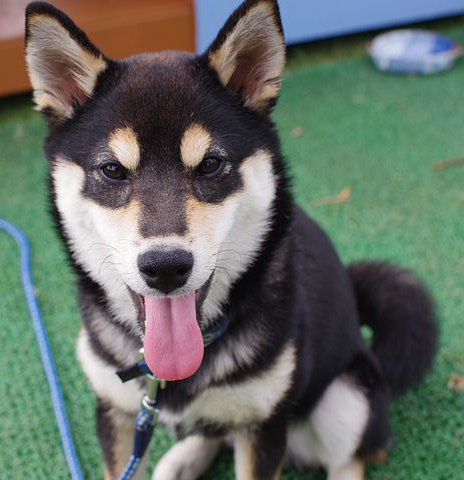
#> input picture Zadanie9/black_shiba.png, 464 x 480 px
$ python shiba_black.py
#> lines starting #> are read from the running program, lines starting #| are printed output that depends on the picture
import numpy as np
import cv2 as cv
import matplotlib.pyplot as plt


if __name__ == '__main__':
    training_original = cv.imread('black_shiba.png', 0)
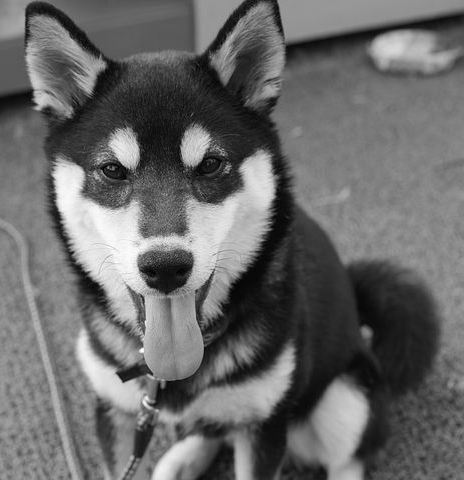
#> training_original: shape (480, 464); min 0, max 255, mean 104.7
    training_brgTOrgb = cv.cvtColor(training_original, cv.COLOR_BGR2RGB)

    test_original = cv.imread('black_shiba_blocked.png', 0)
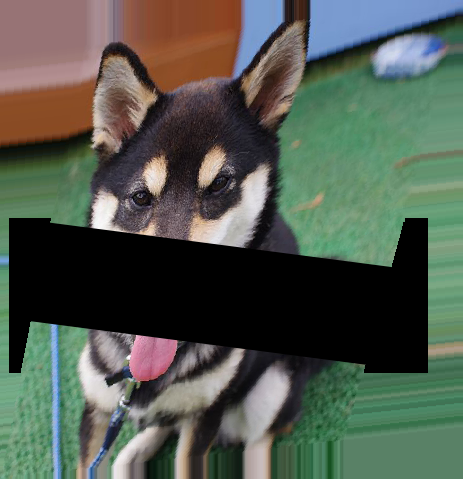
#> input picture Zadanie9/black_shiba_blocked.png, 463 x 479 px
#> test_original: shape (479, 463); min 0, max 254, mean 85.8
    test_brgTOrgb = cv.cvtColor(test_original, cv.COLOR_BGR2RGB)


    test_brgTOrgb = cv.pyrDown(test_brgTOrgb)
#> test_brgTOrgb: shape (240, 232, 3)
    test_brgTOrgb = cv.pyrDown(test_brgTOrgb)
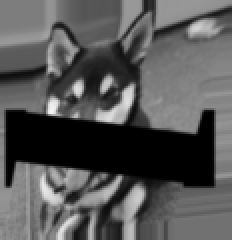
#> test_brgTOrgb: shape (120, 116, 3) (shown 2 times larger); min 0, max 243, mean 86

    # [6 lines of commented-out code are left out]

    fx, plots = plt.subplots(1, 2, figsize=(20, 10))
    plots[0].set_title("Training Image")
    plots[0].imshow(training_brgTOrgb)
    plots[1].set_title("Testing Image")
    plots[1].imshow(test_brgTOrgb)
    plt.show()
    #########################################################
    sift = cv.SIFT_create(800)

    train_keypoints, train_descriptor = sift.detectAndCompute(training_original, None)
#> train_keypoints = 627 keypoints; strongest (x, y, size): (124, 147, 20.5), (195, 145, 20.7), (344, 412, 33.5), (258, 174, 22.7)

    test_keypoints, test_descriptor = sift.detectAndCompute(test_original, None)
#> test_keypoints = 517 keypoints; strongest (x, y, size): (104, 214, 20.7), (154, 175, 17.4), (212, 165, 17.2), (226, 230, 27.4)
    #########################################################
    keypoints_without_size = np.copy(training_brgTOrgb)
    keypoints_with_size = np.copy(training_brgTOrgb)

    cv.drawKeypoints(training_brgTOrgb, train_keypoints, keypoints_without_size, color=(0, 255, 0))
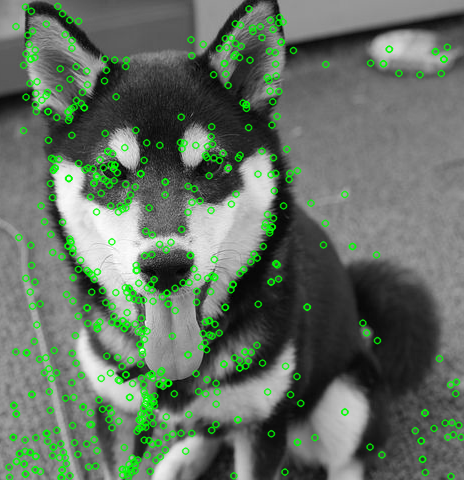
#> keypoints_without_size: shape (480, 464, 3); mean R, G, B 98.8, 112.6, 98.8
    cv.drawKeypoints(training_brgTOrgb, train_keypoints, keypoints_with_size, flags=cv.DRAW_MATCHES_FLAGS_DRAW_RICH_KEYPOINTS)
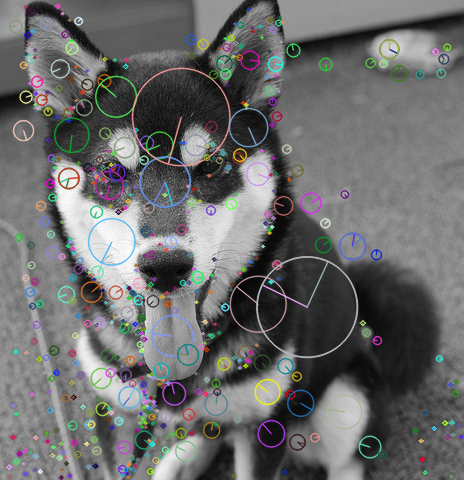
#> keypoints_with_size: shape (480, 464, 3); mean R, G, B 106.4, 107, 106.9

    fx, plots = plt.subplots(1, 2, figsize=(20, 10))
    plots[0].set_title("Train keypoints With Size")
    plots[0].imshow(keypoints_with_size, cmap='gray')
    plots[1].set_title("Train keypoints Without Size")
    plots[1].imshow(keypoints_without_size, cmap='gray')
    plt.show()

    print("Number of Keypoints Detected In The Training Image: ", len(train_keypoints))
#| Number of Keypoints Detected In The Training Image:  627
    print("Number of Keypoints Detected In The TestingImage: ", len(test_keypoints))
#| Number of Keypoints Detected In The TestingImage:  517
    ##################################################
    bf = cv.BFMatcher(cv.NORM_L1, crossCheck=False)

    matches = bf.match(train_descriptor, test_descriptor)
#> matches = 627 matches

    matches=sorted(matches, key=lambda x: x.distance)

    result = cv.drawMatches(training_brgTOrgb, train_keypoints, test_brgTOrgb, test_keypoints, matches, test_brgTOrgb, flags=2)
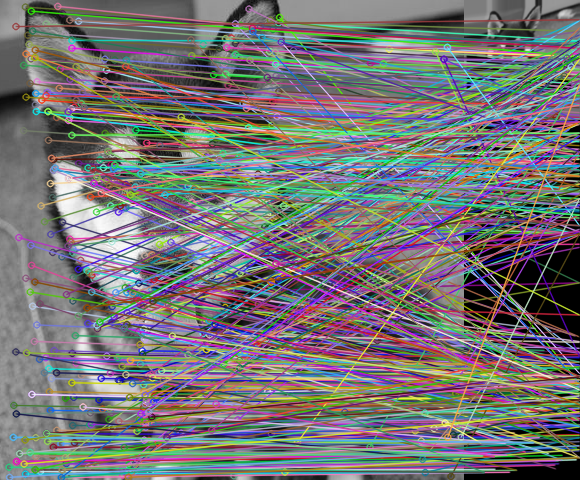
#> result: shape (480, 580, 3); mean R, G, B 117.4, 115.9, 117.2
    plt.figure()
    plt.rcParams['figure.figsize'] = [14.0, 7.0]
    plt.title('Best Matching Points')
    plt.imshow(result)
    plt.show()
    print("\nNumber of Matching Keypoints Between The Training and Testing Images: ", len(matches))
#| Number of Matching Keypoints Between The Training and Testing Images:  627
    ###################################################
    good_matches = matches[:25]
#> good_matches = 25 matches
    src_pts = np.float32([train_keypoints[m.queryIdx].pt for m in good_matches]).reshape(-1, 1, 2)
#> src_pts = 25 rows, first 8: [273.8, 190.4], [56.29, 429.8], [183.6, 142.7], [240, 24.74], [168, 382.8], [75.62, 362.7], [93.71, 278.8], [23.13, 64.76]
    dst_pts = np.float32([test_keypoints[m.trainIdx].pt for m in good_matches]).reshape(-1, 1, 2)
#> dst_pts = 25 rows, first 8: [264.1, 201.4], [50.13, 432.4], [202.9, 165.2], [274.3, 45.21], [142.7, 382.7], [75.65, 373.9], [206.5, 155.6], [90.7, 103]
    M, mask = cv.findHomography(src_pts, dst_pts, cv.RANSAC, 5.0)
#> M = [[0.81, -0.178, 84.54], [-0.0928, 1, 43.38], [-1.2e-05, 0.000192, 1]]; mask = 25 values, max 1 at index 0, min 0 at index 6, mean 0.92
    matchesMask = mask.ravel().tolist()
#> matchesMask has the same summary as mask
    h, w = training_brgTOrgb.shape[:2]
#> h = 480; w = 464
    pts = np.float32([[0, 0], [0, h - 1], [w - 1, h - 1], [w - 1, 0]]).reshape(-1, 1, 2)
#> pts = [[0, 0], [0, 479], [463, 479], [463, 0]]
    dst = cv.perspectiveTransform(pts, M)
#> dst = [[84.54, 43.38], [-0.513, 478.5], [344.7, 441.4], [462.1, 0.406]]
    dst += (w, 0)
#> dst = [[548.5, 43.38], [463.5, 478.5], [808.7, 441.4], [926.1, 0.406]]

    draw_params = dict(matchColor=(0, 255, 0), singlePointColor =None,matchesMask =matchesMask, flags =2)
#> draw_params = 4 items

    img3 = cv.drawMatches(training_original, train_keypoints, test_original, test_keypoints, good_matches, None, **draw_params)

    img3 = cv.polylines(img3, [np.int32(dst)], True, (255, 0, 0), 3, cv.LINE_AA)
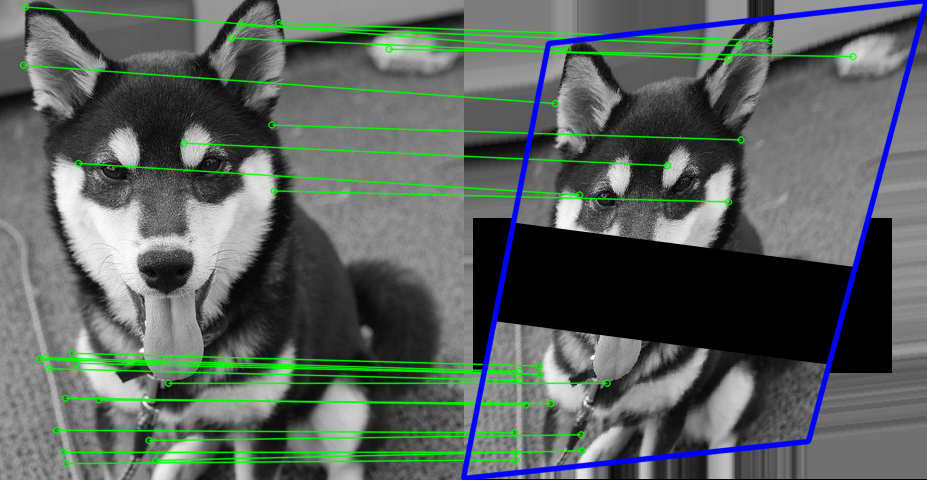
#> img3: shape (480, 927, 3); mean of channels 0, 1, 2 94.9, 98.5, 89.9; drawn as B, G, R
    plt.figure()
    plt.title('Found Object')
    plt.imshow(img3)
    plt.show()
